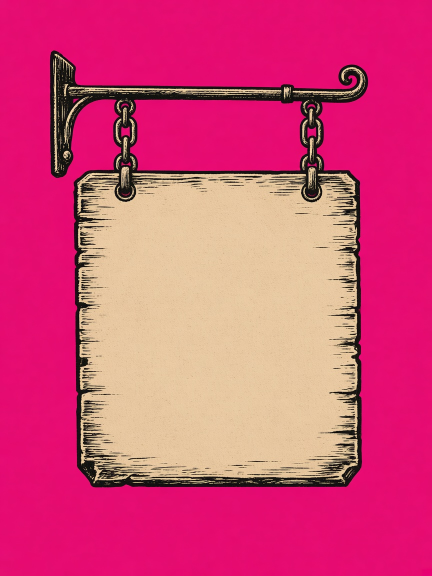
#> input picture handoff/art/tavern_ui/v1/work/sign_src.jpg, 864 x 1152 px (shown at 1/2 size)
$ python -i keyfx.py   (imports and definitions only)
#> lines starting #> are read from the running program, lines starting #| are printed output that depends on the picture; after the words box and inside, x2 and y2 are one past the last pixel; in counts of white or black regions, pixels touching at a corner belong together
import numpy as np
from PIL import Image
from scipy import ndimage as ndi
def key(path, lo=40, hi=110, up=1, min_island=8, fill_holes=False):
#> called with path = 'sign_src.jpg', lo = 40, hi = 110, up = 1, min_island = 8, fill_holes = False
    im=Image.open(path).convert('RGB')
#> im is the input picture: PIL image 864x1152 RGB; mean R, G, B 214.5, 73, 120.9
    if up!=1: im=im.resize((im.width*up,im.height*up),Image.LANCZOS)
    a=np.asarray(im).astype(float)
    border=np.concatenate([a[0],a[-1],a[:,0],a[:,-1]])
    bg=np.median(border,axis=0)
#> bg = [230, 12, 113]
    d=np.sqrt(((a-bg)**2).sum(-1))
    # magenta-ness: high R and B, low G -> extra guard: pixels where G much lower than both R,B and close in hue
    alpha=np.clip((d-lo)/(hi-lo),0,1)
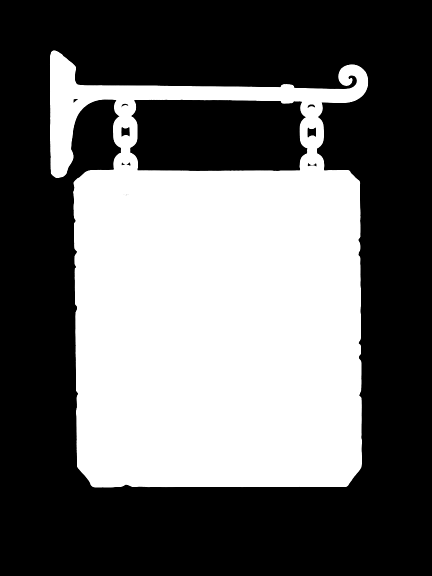
#> alpha: shape (1152, 864) float64 (shown at 1/2 size); min 0, max 1, mean 0.403
    if fill_holes:
        fg=ndi.binary_fill_holes(alpha>0.5)
        core=ndi.binary_erosion(fg,iterations=3)
        alpha[core]=1
    al=alpha[...,None]
    rgb=np.where(al>0.02,(a-(1-al)*bg)/np.maximum(al,0.02),0)
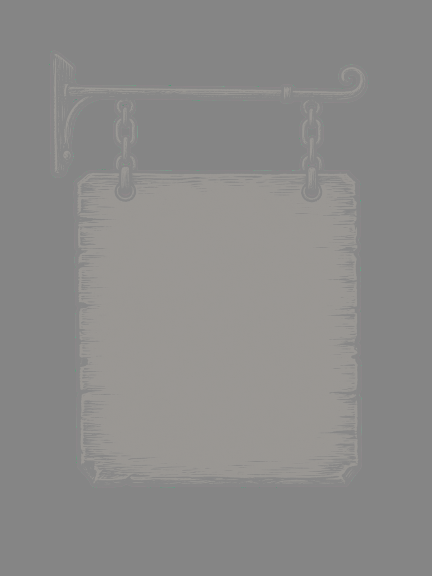
#> rgb: shape (1152, 864, 3) float64 (shown at 1/2 size); mean of channels 0, 1, 2 76.8, 66.4, 53.5; drawn with min black and max white
    rgb=np.clip(rgb,0,255)
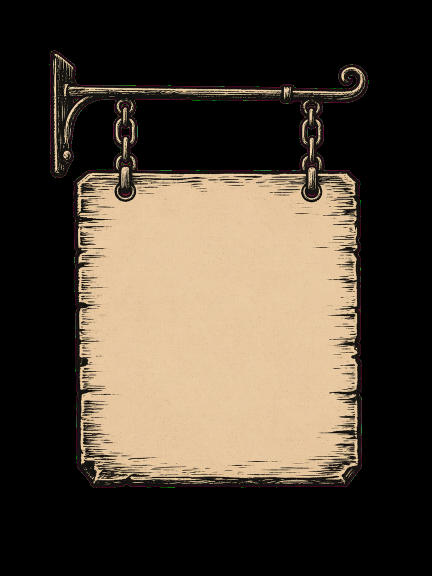
#> rgb: shape (1152, 864, 3) float64 (shown at 1/2 size); mean of channels 0, 1, 2 77.1, 66.3, 53.5; drawn as R, G, B
    # despill: limit pink tint on edges -> clamp B and R excess relative to G on low-alpha
    edge=(alpha<0.95)&(alpha>0)
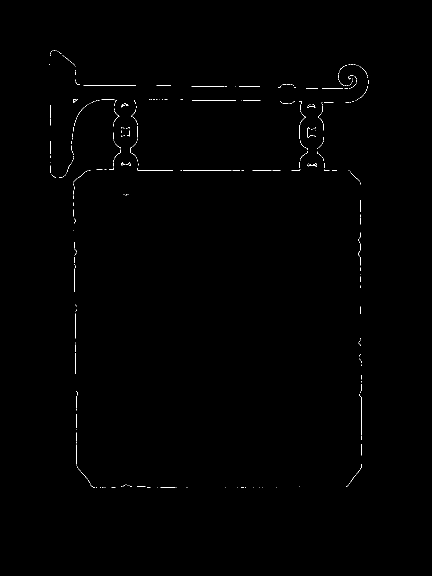
#> edge: shape (1152, 864) bool (shown at 1/2 size); 0.31% white in thin lines or dots, all inside (x1, y1, x2, y2) = (99, 100, 737, 976)
    r,g,b=rgb[...,0],rgb[...,1],rgb[...,2]
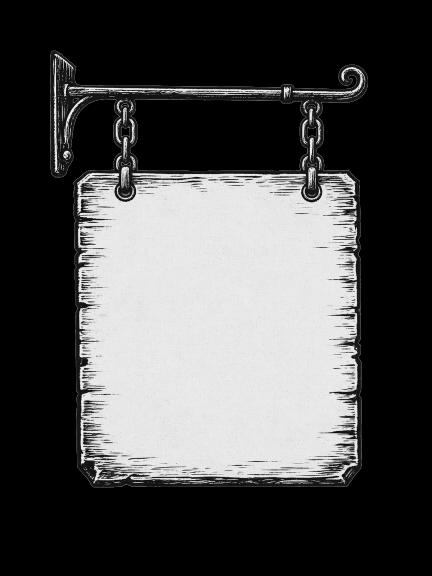
#> r: shape (1152, 864) float64 (shown at 1/2 size); min 0, max 255, mean 77.1
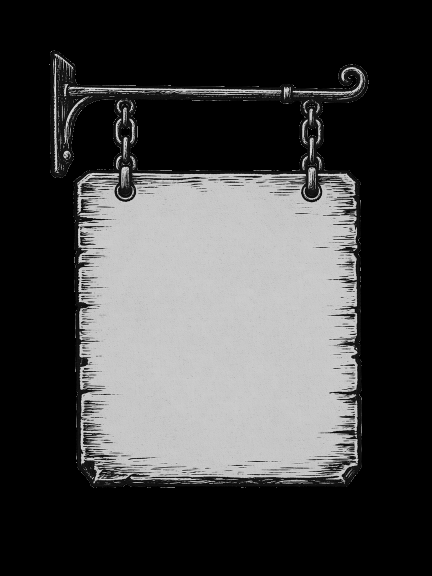
#> g: shape (1152, 864) float64 (shown at 1/2 size); min 0, max 255, mean 66.3
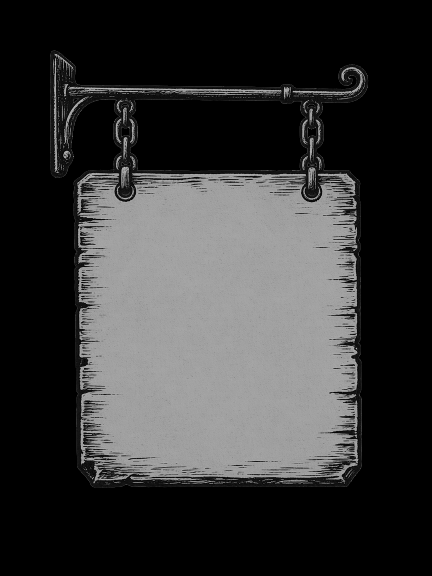
#> b: shape (1152, 864) float64 (shown at 1/2 size); min 0, max 255, mean 53.5
    mb=np.minimum(b, np.maximum(g, r*0.55))
    rgb[...,2]=np.where(edge,mb,b)
    m=alpha>0.4
#> m: shape (1152, 864) bool; 40.3% white; 1 white region, box (x1, y1, x2, y2) and area: (100, 101, 736, 975) 400861
    lab,n=ndi.label(m)
#> n = 1
    if n:
        sizes=ndi.sum(m,lab,range(1,n+1))
#> sizes = [400861]
        small=np.isin(lab,np.where(sizes<min_island)[0]+1)
#> small: shape (1152, 864) bool; every value is 0
        alpha[small]=0
    # kill faint haze
    alpha[alpha<0.06]=0
#> alpha: shape (1152, 864) float64; 0.03% of pixels changed, all inside (x1, y1, x2, y2) = (99, 101, 737, 976)
    return Image.fromarray(np.dstack([rgb,alpha*255]).astype(np.uint8),'RGBA'), bg

>>> result = key('sign_src.jpg')
